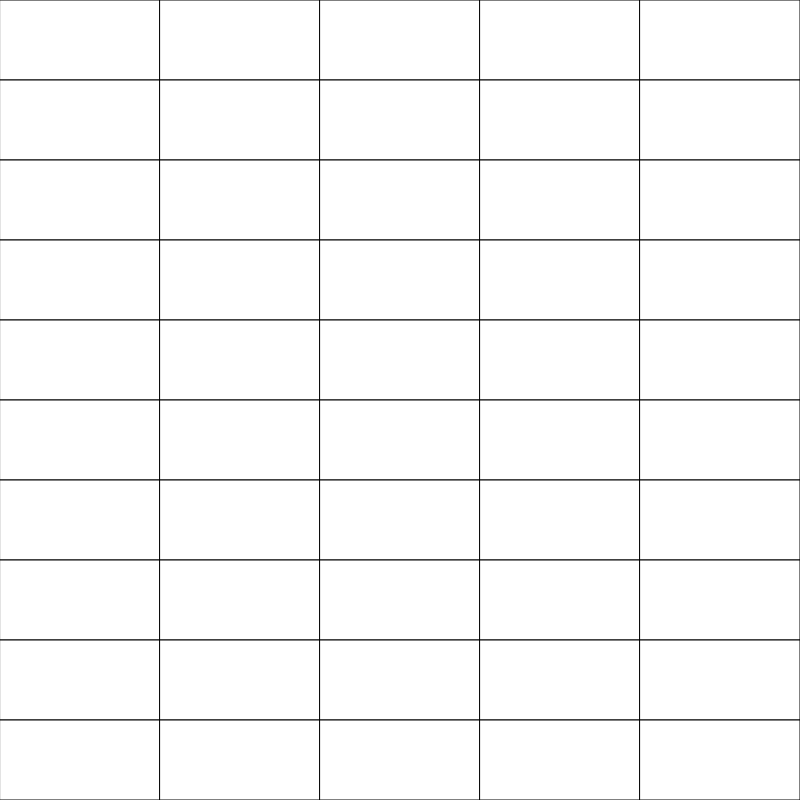
Frame 1 (no input)
Frame 60 (no input): identical to frame 1, image omitted
Frame 120 (the mouse pressed at the canvas centre since frame 60): identical to frame 1, image omitted

The p5.js sketch that drew this single still picture (run headless with seeded random() and noise() and a simulated clock; from frame 60 on, the mouse is pressed at the canvas centre):

// p5.js sketch
// ── sketch.js
//define the amount of rows and columns for the boxes
var tileCountX = 5;
var tileCountY = 10;

function setup() {
    createCanvas(800, 800);
    colorMode(HSB);
    // noStroke();
}

function draw() {
    //define the width and height of the boxes by dividing the canvas dimensions by the tile counts
    var tileWidth = width / tileCountX;
    var tileHeight = height / tileCountY;

    //for loops to create boxes on both the x and y axis'
    for (var gridY = 0; gridY < tileCountY; gridY++) {
        for (var gridX = 0; gridX < tileCountX; gridX++) {
            //set the x and y position of each box by multiplying the boxes size by the grid position
            var posX = tileWidth * gridX;
            var posY = tileHeight * gridY;
            //display the rectangle using all the calculated variables
            rect(posX, posY, tileWidth, tileHeight);
        }
    }
}
